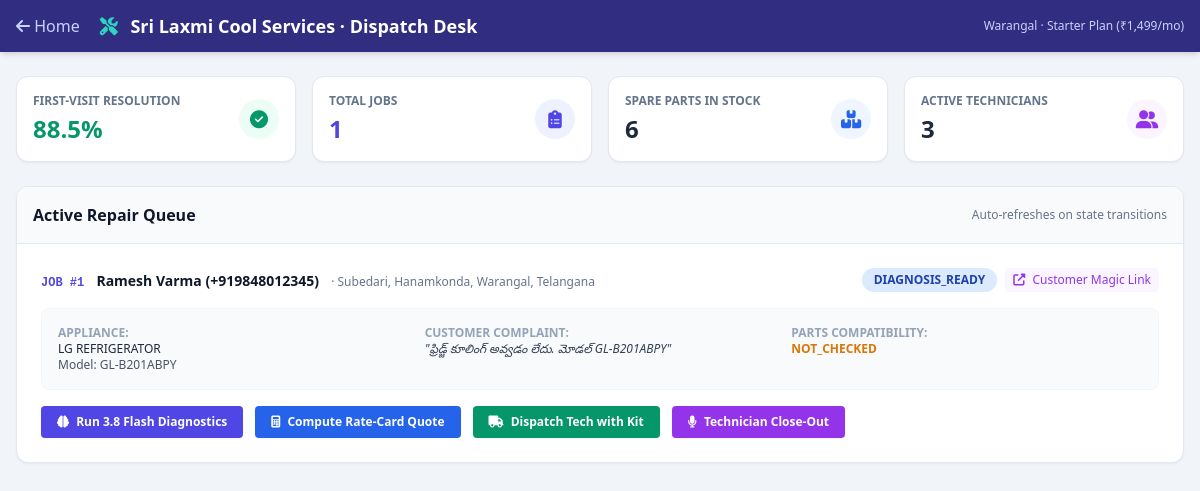
The page /agency on the database its author committed.
### app/models/db_models.py (models this page shows)
class Agency(Base):
    __tablename__ = "agencies"
    id = Column(Integer, primary_key=True, index=True)
    name = Column(String(100), nullable=False)
    phone = Column(String(20), unique=True, index=True, nullable=False)
    city = Column(String(50), default="Warangal")
    active = Column(Boolean, default=True)
    created_at = Column(DateTime, default=datetime.datetime.utcnow)
    technicians = relationship("Technician", back_populates="agency")
    jobs = relationship("Job", back_populates="agency")

class Job(Base):
    __tablename__ = "jobs"
    id = Column(Integer, primary_key=True, index=True)
    agency_id = Column(Integer, ForeignKey("agencies.id"))
    customer_id = Column(Integer, ForeignKey("customers.id"))
    appliance_id = Column(Integer, ForeignKey("appliances.id"), nullable=True)
    state = Column(String(50), default=JobState.INTAKE_PENDING.value)
    raw_transcript = Column(Text, nullable=True)
    language = Column(String(20), default="te")
    symptom_category = Column(String(100), nullable=True)
    hazard_flag = Column(Boolean, default=False)
    hazard_summary = Column(Text, nullable=True)
    diagnostic_hypotheses = Column(Text, default="[]") # JSON list
    inspect_first = Column(Boolean, default=False)
    selected_part_id = Column(Integer, ForeignKey("parts.id"), nullable=True)
    parts_status = Column(String(50), default="NOT_CHECKED") # VERIFIED, UNKNOWN, INCOMPATIBLE, INSPECT_FIRST
    assigned_technician_id = Column(Integer, ForeignKey("technicians.id"), nullable=True)
    scheduled_slot = Column(String(100), nullable=True)
    magic_token = Column(String(64), unique=True, index=True)
    is_repeat = Column(Boolean, default=False)
    created_at = Column(DateTime, default=datetime.datetime.utcnow)
    updated_at = Column(DateTime, default=datetime.datetime.utcnow, onupdate=datetime.datetime.utcnow)
    agency = relationship("Agency", back_populates="jobs")
    customer = relationship("Customer", back_populates="jobs")
    appliance = relationship("Appliance", back_populates="jobs")
    technician = relationship("Technician", back_populates="assigned_jobs")
    part = relationship("Part")
    quotes = relationship("Quote", back_populates="job")
    events = relationship("JobEvent", back_populates="job", order_by="JobEvent.timestamp")

class Customer(Base):
    __tablename__ = "customers"
    id = Column(Integer, primary_key=True, index=True)
    phone = Column(String(20), unique=True, index=True, nullable=False)
    name = Column(String(100), default="Household")
    language = Column(String(20), default="Telugu")
    address = Column(String(255), default="Warangal, Telangana")
    created_at = Column(DateTime, default=datetime.datetime.utcnow)
    appliances = relationship("Appliance", back_populates="customer")
    jobs = relationship("Job", back_populates="customer")

class Appliance(Base):
    __tablename__ = "appliances"
    id = Column(Integer, primary_key=True, index=True)
    customer_id = Column(Integer, ForeignKey("customers.id"), nullable=True)
    appliance_type = Column(String(50), default="REFRIGERATOR") # REFRIGERATOR, AC
    brand = Column(String(50), nullable=False)                 # LG, Samsung, Whirlpool, Voltas
    model_number = Column(String(100), index=True)
    serial_number = Column(String(100), index=True)
    purchase_year = Column(Integer, default=2022)
    is_verified = Column(Boolean, default=False)
    created_at = Column(DateTime, default=datetime.datetime.utcnow)
    customer = relationship("Customer", back_populates="appliances")
    jobs = relationship("Job", back_populates="appliance")
    service_events = relationship("ServiceEvent", back_populates="appliance", order_by="desc(ServiceEvent.event_date)")

### app/main.py (the view)
@app.get("/agency", response_class=HTMLResponse)
def agency_desk_page(request: Request, db: Session = Depends(get_db)):
    agency = db.query(Agency).first()
    jobs = db.query(Job).order_by(Job.id.desc()).all()
    fvr_metrics = HomeMemoryService.calculate_agency_fvr(db, agency.id if agency else 1)
    parts = db.query(Part).all()
    technicians = db.query(Technician).all()
    return templates.TemplateResponse("agency_desk.html", {
        "request": request,
        "agency": agency,
        "jobs": jobs,
        "fvr_metrics": fvr_metrics,
        "parts": parts,
        "technicians": technicians
    })

### app/templates/agency_desk.html (shortened to what this page needs)
<!DOCTYPE html>
<html lang="en">
<head>
  <script src="https://cdn.tailwindcss.com"></script>
  <link rel="stylesheet" href="https://cdnjs.cloudflare.com/ajax/libs/font-awesome/6.4.0/css/all.min.css">
</head>
<body class="bg-slate-100 text-slate-800 min-h-screen flex flex-col font-sans">
  <nav class="bg-indigo-900 text-white shadow-md">
    <div class="max-w-7xl mx-auto px-4 py-3 flex justify-between items-center">
      <div class="flex items-center space-x-3">
        <a href="/" class="text-indigo-200 hover:text-white mr-2"><i class="fas fa-arrow-left"></i> Home</a>
        <h1 class="font-bold text-lg"><i class="fas fa-tools mr-2 text-teal-400"></i> {{ agency.name }} · Dispatch Desk</h1>
      </div>
      <div class="flex items-center space-x-4">
        <span class="text-xs text-indigo-200">{{ agency.city }} · Starter Plan (₹1,499/mo)</span>
      </div>
    </div>
  </nav>
  <main class="flex-grow max-w-7xl mx-auto px-4 py-6 w-full space-y-6">
    <div class="grid grid-cols-1 md:grid-cols-4 gap-4">
      <div class="bg-white p-4 rounded-xl border border-slate-200 shadow-sm flex items-center justify-between">
        <div>
          <div class="text-xs text-slate-500 font-semibold uppercase">First-Visit Resolution</div>
          <div class="text-2xl font-bold text-emerald-600 mt-1">{{ fvr_metrics.first_visit_resolution_rate }}%</div>
        </div>
        <div class="w-10 h-10 rounded-full bg-emerald-50 text-emerald-600 flex items-center justify-center text-lg">
          <i class="fas fa-check-circle"></i>
        </div>
      </div>
      <div class="bg-white p-4 rounded-xl border border-slate-200 shadow-sm flex items-center justify-between">
        <div>
          <div class="text-xs text-slate-500 font-semibold uppercase">Total Jobs</div>
          <div class="text-2xl font-bold text-indigo-600 mt-1">{{ jobs | length }}</div>
        </div>
        <div class="w-10 h-10 rounded-full bg-indigo-50 text-indigo-600 flex items-center justify-center text-lg">
          <i class="fas fa-clipboard-list"></i>
        </div>
      </div>
      <div class="bg-white p-4 rounded-xl border border-slate-200 shadow-sm flex items-center justify-between">
        <div>
          <div class="text-xs text-slate-500 font-semibold uppercase">Spare Parts in Stock</div>
          <div class="text-2xl font-bold text-slate-800 mt-1">{{ parts | length }}</div>
        </div>
        <div class="w-10 h-10 rounded-full bg-blue-50 text-blue-600 flex items-center justify-center text-lg">
          <i class="fas fa-boxes"></i>
        </div>
      </div>
      <div class="bg-white p-4 rounded-xl border border-slate-200 shadow-sm flex items-center justify-between">
        <div>
          <div class="text-xs text-slate-500 font-semibold uppercase">Active Technicians</div>
          <div class="text-2xl font-bold text-slate-800 mt-1">{{ technicians | length }}</div>
        </div>
        <div class="w-10 h-10 rounded-full bg-purple-50 text-purple-600 flex items-center justify-center text-lg">
          <i class="fas fa-user-friends"></i>
        </div>
      </div>
    </div>
    <div class="bg-white rounded-xl shadow-sm border border-slate-200 overflow-hidden">
      <div class="p-4 bg-slate-50 border-b border-slate-200 flex justify-between items-center">
        <h2 class="font-bold text-slate-900 text-base">Active Repair Queue</h2>
        <span class="text-xs text-slate-500">Auto-refreshes on state transitions</span>
      </div>
      <div class="divide-y divide-slate-200">
        {% for job in jobs %}
        <div class="p-6 hover:bg-slate-50 transition">
          <div class="flex flex-col md:flex-row justify-between items-start md:items-center mb-4">
            <div>
              <span class="text-xs font-mono font-bold text-indigo-600 mr-2">JOB #{{ job.id }}</span>
              <span class="text-sm font-bold text-slate-900">{{ job.customer.name }} ({{ job.customer.phone }})</span>
              <span class="text-xs text-slate-500 ml-2">· {{ job.customer.address }}</span>
            </div>
            <div class="mt-2 md:mt-0 flex items-center space-x-2">
              <span class="px-3 py-1 rounded-full text-xs font-bold
                {% if 'HAZARD' in job.state %}bg-red-100 text-red-800
                {% elif 'CLOSED' in job.state %}bg-emerald-100 text-emerald-800
                {% else %}bg-blue-100 text-blue-800{% endif %}">
                {{ job.state }}
              </span>
              {% if job.magic_token %}
              <a href="/m/{{ job.magic_token }}" target="_blank" class="text-xs text-purple-600 hover:text-purple-800 font-medium bg-purple-50 px-2 py-1 rounded">
                <i class="fas fa-external-link-alt mr-1"></i> Customer Magic Link
              </a>
              {% endif %}
            </div>
          </div>
          <div class="grid grid-cols-1 md:grid-cols-3 gap-4 text-xs bg-slate-50 p-4 rounded-lg border border-slate-100 mb-4">
            <div>
              <span class="text-slate-400 font-semibold block uppercase">Appliance:</span>
              <span class="font-medium text-slate-800">{{ job.appliance.brand }} {{ job.appliance.appliance_type }}</span>
              <span class="text-slate-600 block">Model: {{ job.appliance.model_number or 'Unknown' }}</span>
            </div>
            <div>
              <span class="text-slate-400 font-semibold block uppercase">Customer Complaint:</span>
              <span class="text-slate-700 italic">"{{ job.raw_transcript }}"</span>
            </div>
            <div>
              <span class="text-slate-400 font-semibold block uppercase">Parts Compatibility:</span>
              <span class="font-bold
                {% if job.parts_status == 'VERIFIED_COMPATIBLE' %}text-emerald-600
                {% elif job.parts_status == 'INCOMPATIBLE' %}text-red-600
                {% else %}text-amber-600{% endif %}">
                {{ job.parts_status }}
              </span>
            </div>
          </div>
          <div class="flex flex-wrap items-center gap-3">
            <button onclick="runDiagnostic({{ job.id }})" class="bg-indigo-600 hover:bg-indigo-700 text-white text-xs font-semibold px-4 py-2 rounded shadow-sm transition">
              <i class="fas fa-brain mr-1"></i> Run 3.8 Flash Diagnostics
            </button>
            <button onclick="generateQuote({{ job.id }})" class="bg-blue-600 hover:bg-blue-700 text-white text-xs font-semibold px-4 py-2 rounded shadow-sm transition">
              <i class="fas fa-calculator mr-1"></i> Compute Rate-Card Quote
            </button>
            <button onclick="openDispatchModal({{ job.id }})" class="bg-emerald-600 hover:bg-emerald-700 text-white text-xs font-semibold px-4 py-2 rounded shadow-sm transition">
              <i class="fas fa-truck mr-1"></i> Dispatch Tech with Kit
            </button>
            <button onclick="simulateCloseout({{ job.id }})" class="bg-purple-600 hover:bg-purple-700 text-white text-xs font-semibold px-4 py-2 rounded shadow-sm transition">
              <i class="fas fa-microphone mr-1"></i> Technician Close-Out
            </button>
          </div>
        </div>
        {% else %}
        <div class="p-8 text-center text-slate-400">No jobs in queue.</div>
        {% endfor %}
      </div>
    </div>
  </main>
</body>
</html>

### rows shown on the page
Agency: name "Sri Laxmi Cool Services", city "Warangal"
Job: id "1", customer.name "Ramesh Varma", customer.phone "+919848012345", customer.address "Subedari, Hanamkonda, Warangal, Telangana", state "DIAGNOSIS_READY", appliance.brand "LG", appliance.appliance_type "REFRIGERATOR", appliance "GL-B201ABPY", raw_transcript "ఫ్రిడ్జ్ కూలింగ్ అవ్వడం లేదు. మోడల్ GL-B201ABPY", parts_status "NOT_CHECKED"

### other values the page prints
{{ fvr_metrics.first_visit_resolution_rate }} "88.5"
{{ jobs | length }} "1"
{{ parts | length }} "6"
{{ technicians | length }} "3"
